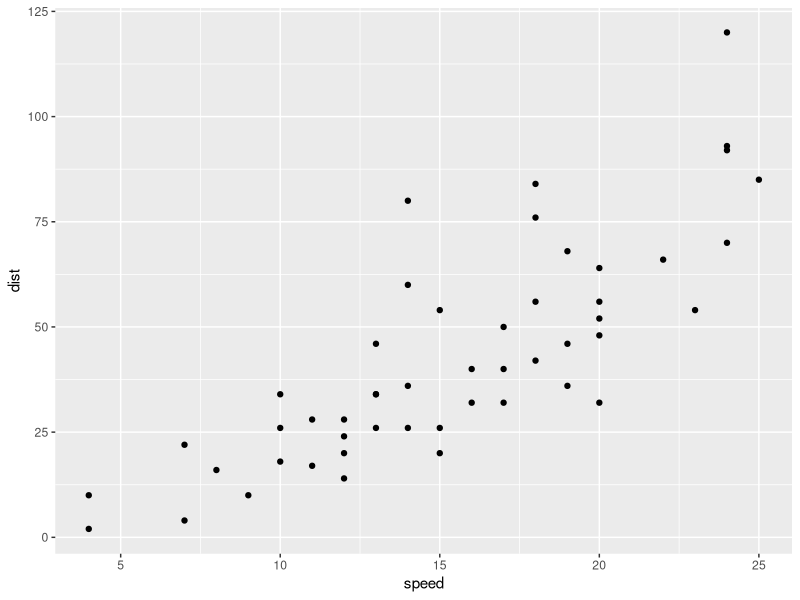
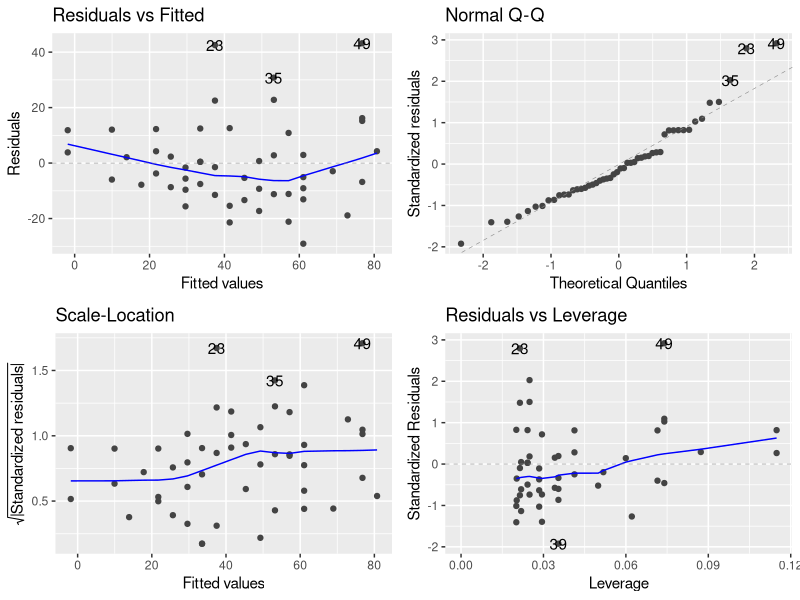
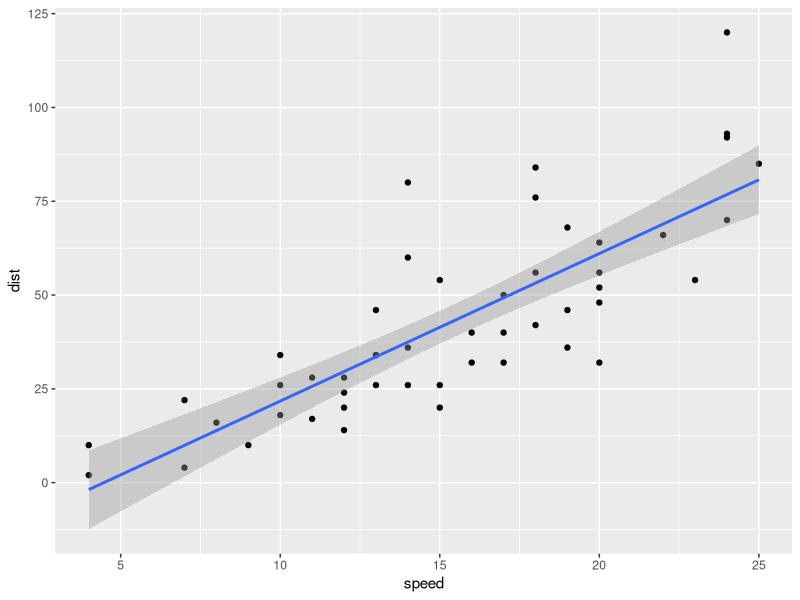
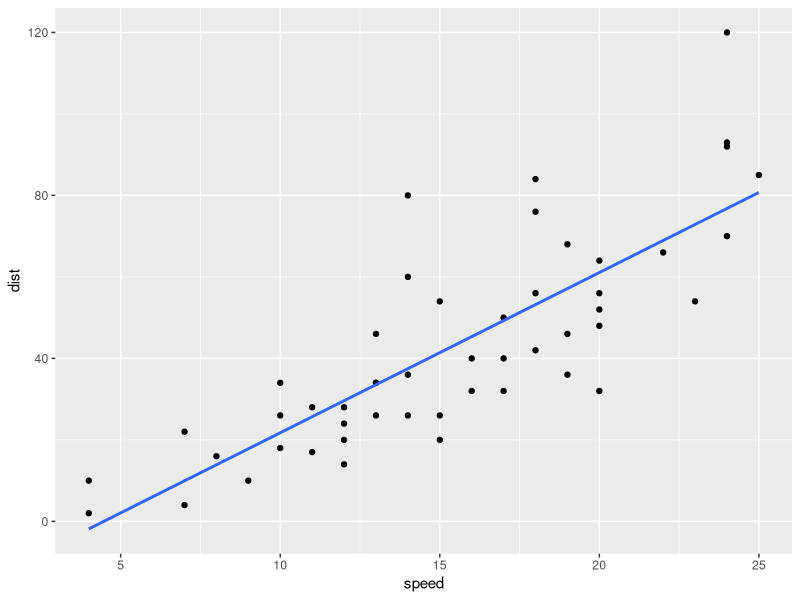

Generate these figures, in order, with R: (Note: this script raises an error after producing the figures.)
require(ggplot2)
require(dplyr)

# pregled podatkov - razdalje zaustavljanja pri danih hitrostih
cars %>% View
ggplot(cars, aes(x = speed, y = dist)) + 
  geom_point()

# izračun modela
model <- lm(dist ~ speed, data=cars)

# Koeficienti premice
model$coefficients

# Residuali (razlike do premice)
model$residuals

# Dodatne statistike modela
s <- summary(model)

# Npr. R^2 https://en.wikipedia.org/wiki/Coefficient_of_determination
s$r.squared

# Pregled nekaterih statistik modela
require(ggfortify)
autoplot(model)

# izris linearnega modela (ne istega!)
ggplot(cars, aes(x = speed, y = dist)) + 
    geom_point() + 
    geom_smooth(method=lm, formula=y~x) 

# brez intervalov zaupanja
ggplot(cars, aes(x = speed, y = dist)) + 
  geom_point() + 
  geom_smooth(method=lm, formula=y~x, se=FALSE) 

# primer predikcije. Kakšna je hitrost na razdaljah 15, 20
newSpeed <- data.frame(speed=c(15, 20))
predict(fit, newSpeed)
napoved <- newSpeed %>% mutate(dist=predict(fit, .))

napoved %>% View

# izris napovedi
ggplot(cars, aes(x = speed, y = dist)) + 
  geom_point(shape=1) + 
  geom_smooth(method=lm, formula=y~x) +
  geom_point(data=napoved, aes(x=speed, y=dist), color='red', size=3)
  
# dodajanje enačbe kot anotacije  
enacba <- function(x) {
  lm_coef <- list(a = coef(x)[1] %>% round(digits = 2) %>% as.numeric,
                  b = coef(x)[2] %>% round(digits = 2) %>% as.numeric(),
                  r2 = round(summary(x)$r.squared, digits = 2));
  lm_eq <- substitute(italic(y) == a + b %.% italic(x)*","~~italic(R)^2~"="~r2,lm_coef)
  as.character(as.expression(lm_eq));                 
}

enacba(fit)

ggplot(cars, aes(x = speed, y = dist)) + 
  geom_point(shape=1) + 
  geom_smooth(method=lm, formula = y~x) +
  geom_point(data=napoved, aes(x=speed, y=dist), color='red', size=3) +
  annotate("text", x = 20, y = 10, label = enacba(fit), parse = TRUE) +
  ggtitle('Linearna regresija') + 
  theme_bw()

# Intervali zaupanja, predikcijski intervali
# https://rpubs.com/aaronsc32/regression-confidence-prediction-intervals
